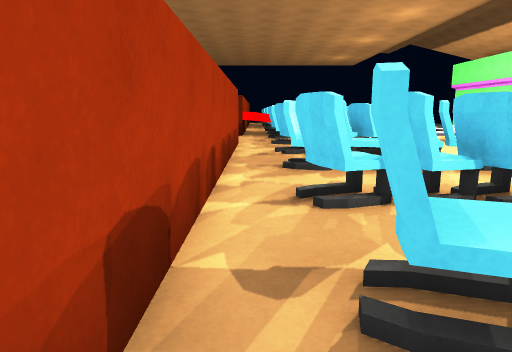
[1] (above)

24 first-person views from a walk through a 3-D level made in the Unity game engine. The camera is 1.2 m above the floor, tilts 10° down and sees 70° across. The floor is counted in squares, 1 m on a side. Each view is taken from the middle of a square. On the plan, view 1 faces up. The plan holds only what a view shows up to about 15 squares ahead; the rest is blank. The place goes on beyond the plan. The player character is not drawn.

[2]
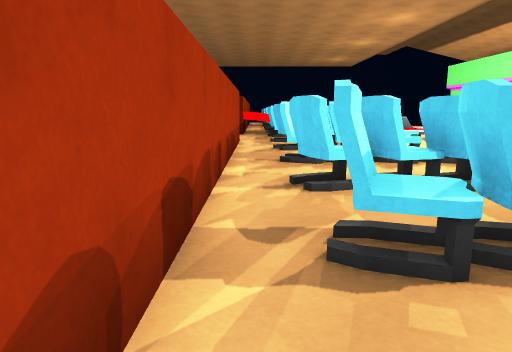

[3]
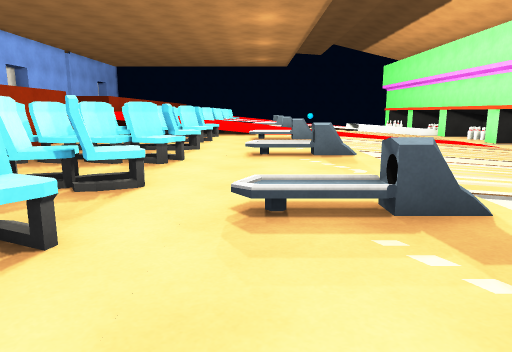

[4]
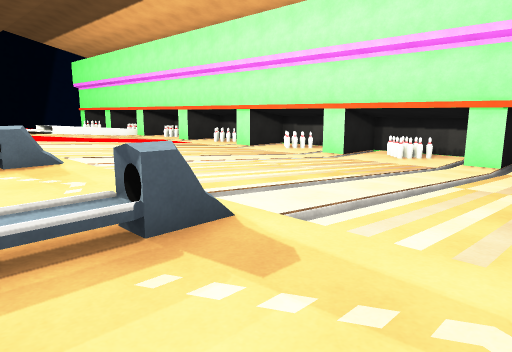

[5]
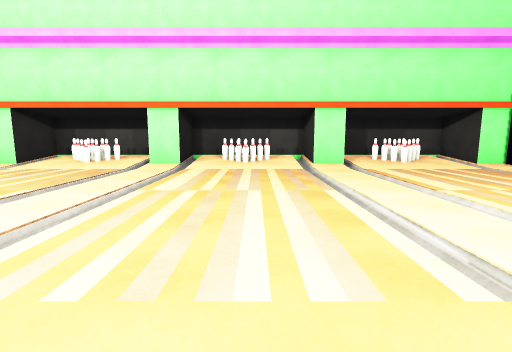

[6]
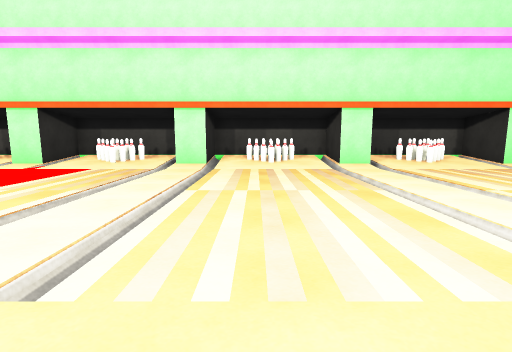

[7]
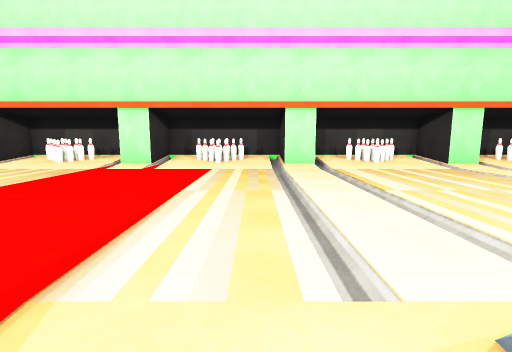

[8]
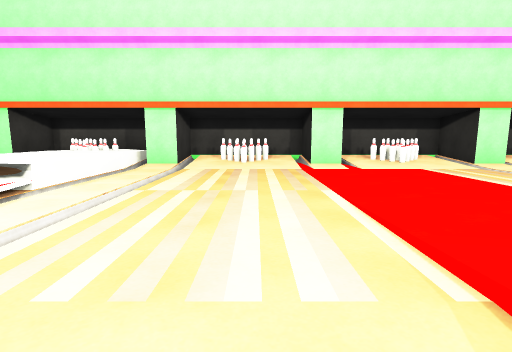

[9]
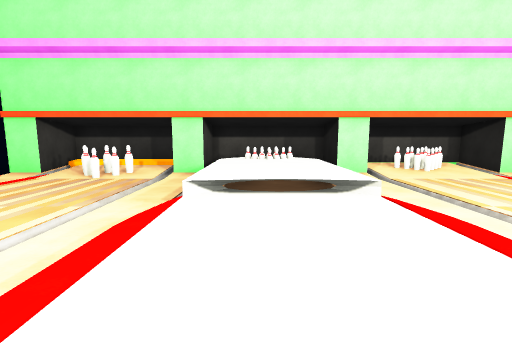

[10]
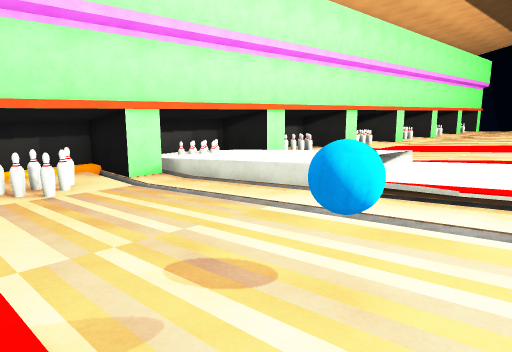

[11]
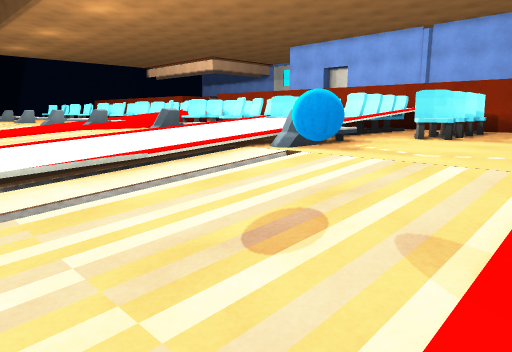

[12]
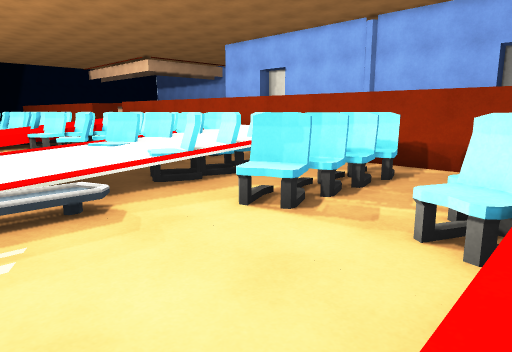

[13]
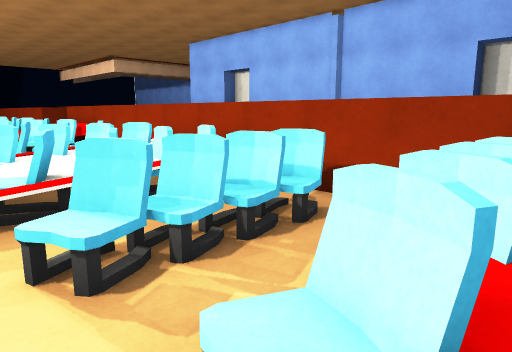

[14]
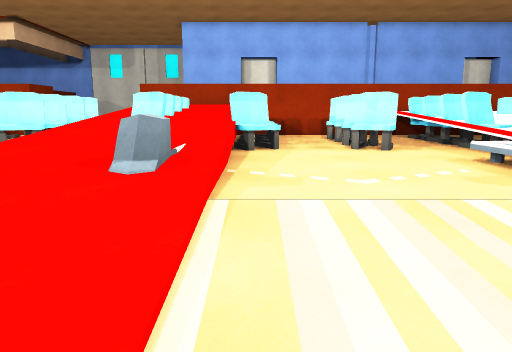

[15]
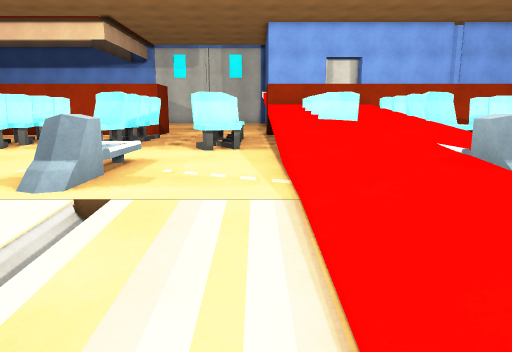

[16]
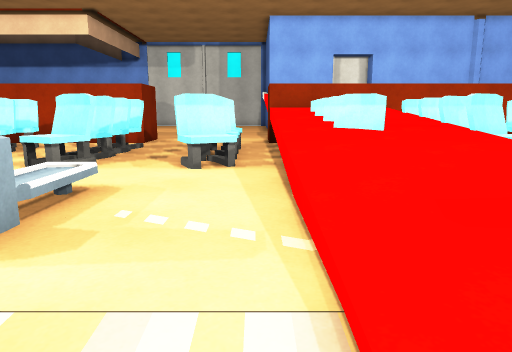

[17]
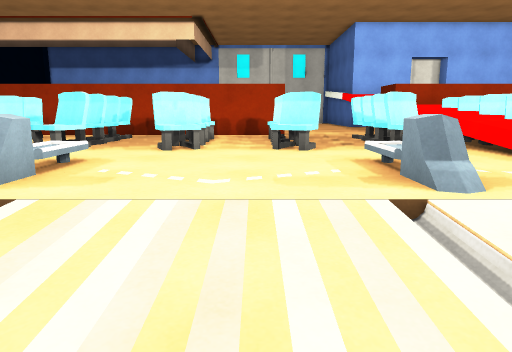

[18]
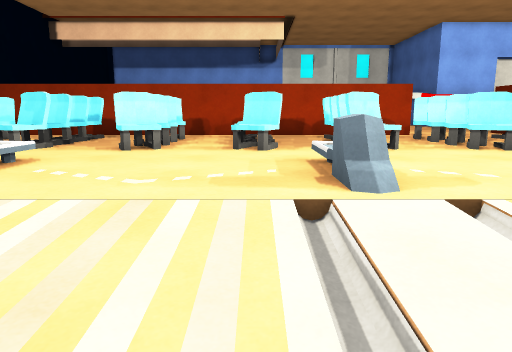

[19]
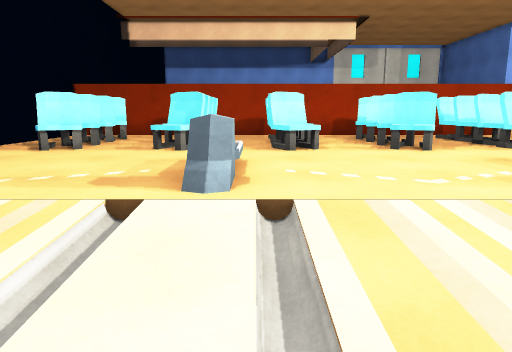

[20]
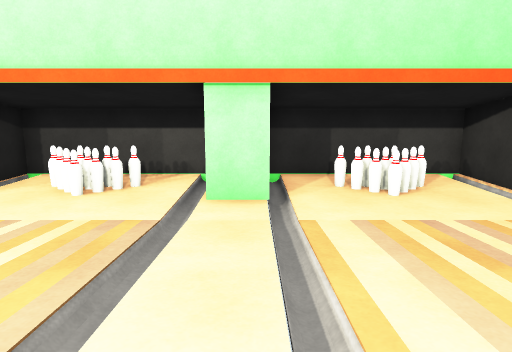

[21]
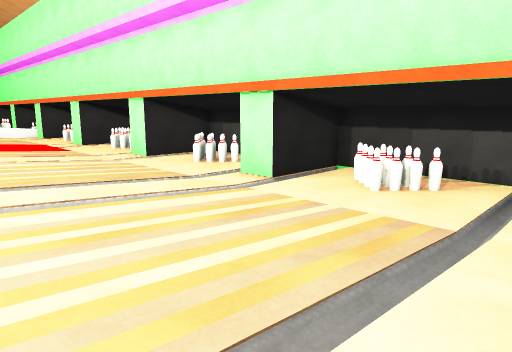

[22]
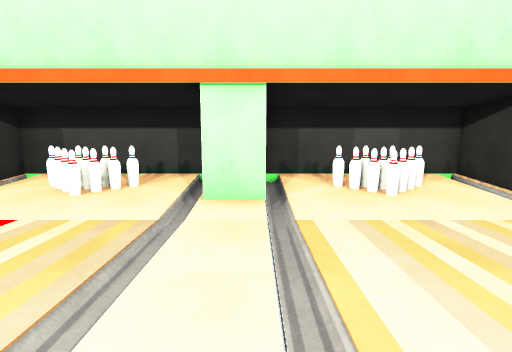

[23]
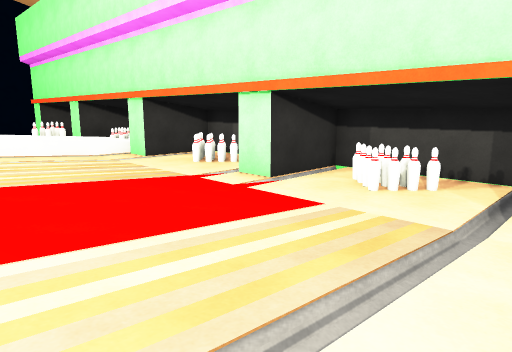

[24]
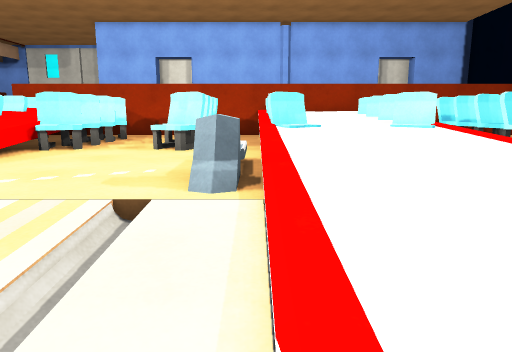

### Floor plan
Key: @ floor where view 1 was taken; # wall or solid block; x gap in a wall; . main floor; : floor 0.25 m higher than the main floor; - floor 0.25 m lower than the main floor; + floor 0.5 m higher than the main floor; _ floor 0.5 m lower than the main floor; * floor 0.75 m higher than the main floor; < floor 0.75 m lower than the main floor; % floor 1 m higher than the main floor; & floor 1.25 m higher than the main floor; / step, stairs or slope; = window, fence, low wall or low ledge; ^ raised ledge; v drop or lower ground; B ball; O other object.
Columns run from 8 left of view 1 to 24 right of it. Each row starts with its distance up from view 1.
 40                              ##
 39           #== ++ : . -- _  _<###
 38        #  ===v......----____<<<
 37        #   .........BB--____OO<<#
 36        #............-B--____<O<<#
 35        #.#^#^^....///////////<<<#
 34        #.####=.//^///////////####
 33 #      # #=== ///^///////////##
 32 #      ^%====+++::::.../....-#
 31        ^%***++++::::.../:...-#
 30        ^%***++++:::..../:...-#
 29        ^%====+++::::.../....-#
 28        ^x=====///////////////##
 27        # ####=.//=///////////####
 26        # #^#^^......----____<<<<#
 25        #............----____<<==#
 24        #............----____<<==#
 23        #.#=#=^......----____<<<<
 22        ^&%%*==++:=:..---____<###
 21        ^&/%*=*++:=:..---____<####
 20        ^&//==*++:::..---____<<<<#
 19       #=&%%***++:::..---____<<==#
 18       ..............----____<<==#
 17         .#^#^^......----____<<<<#
 16        ..####=...=///////////####
 15       ...####=...^///////////####
 14       ##.#^#^^......----____<<<<#
 13        #............----____<<==#
 12        #............----____<<==#
 11        #.#^#^^......----____<<<<#
 10        #.####=...=///////////####
  9        #.####=...^///////////####
  8        #.#^#^^......----____<<<<#
  7        #............----____<<==#
  6        #............----____<<==#
  5        #.#^#^^......----____<<<<#
  4        #.####=...=///////////####
  3        #.####=...^///////////####
  2        #.#^#^^......----____<<<<#
  1        #............----____<<==#
  0        #@..........     ____<<==#
 -1        #.#^#^^..          __<<<<#
 -2        # #  #               <####
 -3        ###                   #

Positions as (right, up) in squares from view 1, and headings:
1: (0, 0), facing up
2: (0, -1), facing up
3: (7, -1), facing up
4: (7, 0), facing up-right
5: (8, 6), facing right
6: (8, 13), facing right
7: (8, 17), facing right
8: (8, 24), facing right
9: (8, 31), facing right
10: (11, 39), facing down-right
11: (16, 39), facing down-left
12: (9, 39), facing down-left
13: (6, 39), facing down-left
14: (14, 23), facing left
15: (14, 18), facing left
16: (12, 18), facing left
17: (14, 13), facing left
18: (14, 8), facing left
19: (14, 4), facing left
20: (15, 3), facing right
21: (15, 3), facing up-right
22: (15, 15), facing right
23: (15, 15), facing up-right
24: (14, 28), facing left
